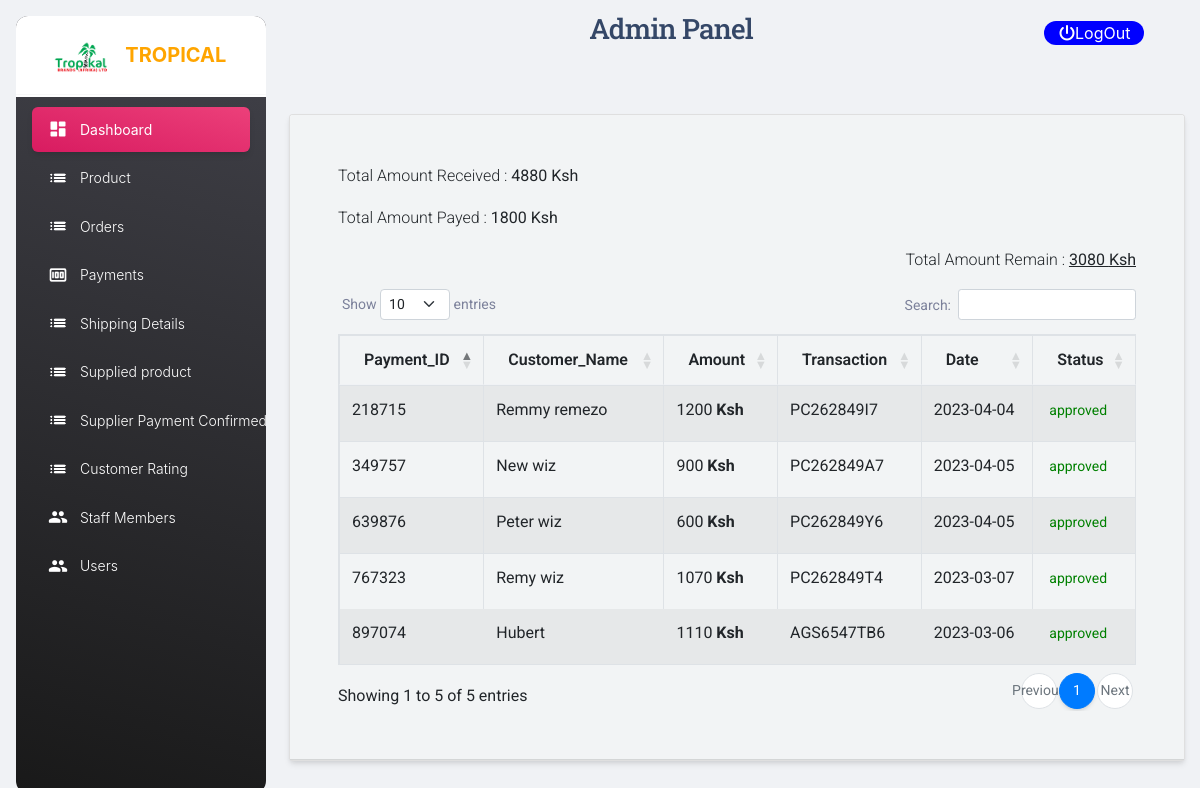
Screenshot of /staff/Admin/payment.php with the database file from the repository.
### tables this page shows
CREATE TABLE `payment` (
  `id` int(10) NOT NULL,
  `payment_id` varchar(255) NOT NULL,
  `customer_email` varchar(255) NOT NULL,
  `amount` int(10) NOT NULL,
  `transaction_code` varchar(10) NOT NULL,
  `date` date NOT NULL,
  `status` varchar(20) NOT NULL
);

### staff/Admin/payment.php (the view, shortened to what this page needs)
<?php
include("includes/header.php");
?>
<link href="https://cdn.jsdelivr.net/npm/bootstrap@5.2.2/dist/css/bootstrap.min.css" rel="stylesheet">
<link rel="stylesheet" href="https://stackpath.bootstrapcdn.com/bootstrap/4.2.1/css/bootstrap.min.css">
<link rel="stylesheet" href="https://cdn.datatables.net/1.10.18/css/dataTables.bootstrap4.min.css">
<div class="py-5">
<div class="container">
    <div class="row">
        <div class="col-md-12">
            <div class="card">
                <div class="card-header" style="background:#F2F4F5">
                    <div class="card-body">
                        <?php
                     $all = mysqli_query($con, "SELECT SUM(Amount) as total FROM payment WHERE status='approved'");
                        $rew5 = mysqli_fetch_assoc($all);
                        $sav = $rew5['total'];
                        if($sav==""){
                            $saving = "0";
                        }else{
                            $saving = $sav;
                        }
                        $all2 = mysqli_query($con, "SELECT SUM(total) as total FROM send_order WHERE status='payed'");
                        $rew2 = mysqli_fetch_assoc($all2);
                        $sav2 = $rew2['total'];
                        if($sav2==""){
                            $saving2 = "0";
                        }else{
                            $saving2 = $sav2;
                        }
                        $total = $saving - $saving2;
                    ?>
                    <p>Total Amount Received : <b><?php echo $saving ?> Ksh</b></p>
                    <p>Total Amount Payed : <b><?php echo $saving2 ?> Ksh</b></p>
                    <p style="float:right">Total Amount Remain : <b style="text-decoration:underline"><?php echo $total ?> Ksh</b></p>
                        <div class="table-responsive">
                        <table id="mydata" class="table table-striped table-bordered">
                          <thead>
                               <tr>
                               <th scope="col">payment_ID</th>
                               <th scope="col">customer_Name</th>
                               <th scope="col">Amount</th>
                               <th scope="col">Transaction</th>
                               <th scope="col">Date</th>
                               <th scope="col">Status</th>
                               </tr>
                          </thead>
                          <?php
                          $query ="SELECT * FROM payment ORDER BY ID DESC";
                          $result = mysqli_query($con, $query);
                          while($row = mysqli_fetch_array($result))
                          {
                            $status = $row['status'];
                            ?>
                               <tr>
                               <td><?php echo $row['payment_id'] ?></td>
                                <td><?php echo $row['customer_email'] ?></td>
                                <td><?php echo $row['amount'] ?> <b>Ksh</b></td>
                                <td><?php echo $row['transaction_code'] ?></td>
                                <td><?php echo $row['date'] ?></td>
                                <td>
                                <?php
                                if($status=="pending"){
                                    echo "<label style='color: red;'>$status</label>";
                                }elseif($status=="approved"){
                                    echo "<label style='color: green;'>$status</label>";
                                }
                               ?>
                              </td>
                               </tr>
                            <?php
                          }
                          ?>
                     </table>
                        </div>
                    </div>
                </div>
            </div>
        </div>
    </div>
</div>

### rows the page displays
payment: payment "639876", customer_email "Peter wiz", amount "600", transaction_code "PC262849Y6", date "2023-04-05", status "approved"
payment: payment "349757", customer_email "New wiz", amount "900", transaction_code "PC262849A7", date "2023-04-05", status "approved"
payment: payment "218715", customer_email "Remmy remezo", amount "1200", transaction_code "PC262849I7", date "2023-04-04", status "approved"
payment: payment "767323", customer_email "Remy wiz", amount "1070", transaction_code "PC262849T4", date "2023-03-07", status "approved"
payment: payment "897074", customer_email "Hubert", amount "1110", transaction_code "AGS6547TB6", date "2023-03-06", status "approved"

### other values shown
$saving "4880"
$saving2 "1800"
$total "3080"
